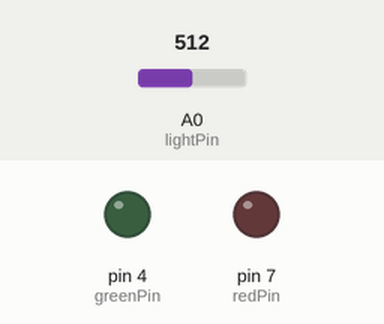
This sketch was run on a simulated Arduino Uno, built with avr-gcc and run on an emulated ATmega328P. Parts: output pins drawn as LEDs (lit = HIGH). The inputs (shaded band) are chosen by the test bench; at power-on: A0 (lightPin) = 512.

Above: at 1.2 s.
1.3 s: A0 (lightPin) set to 886
2.8 s: A0 (lightPin) set to 908
At 3.3 s:
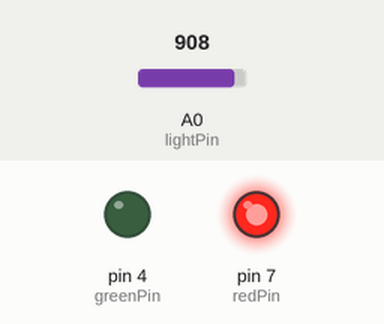
4.3 s: A0 (lightPin) set to 20
At 5.5 s:
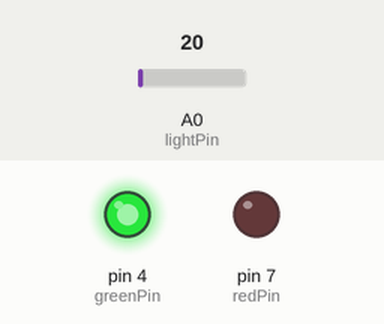
5.8 s: A0 (lightPin) set to 27
7.3 s: A0 (lightPin) set to 35
At 7.9 s:
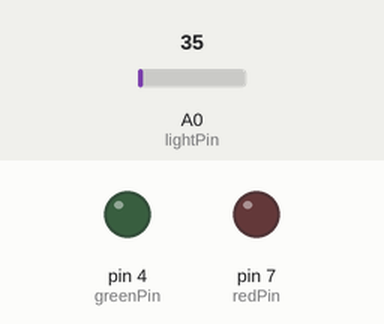
8.8 s: A0 (lightPin) set to 0
At 10.2 s:
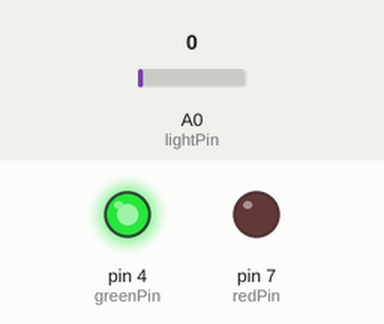
Timing chart, 0 to 11.3 s (numbered marks = the images above; inputs shaded):
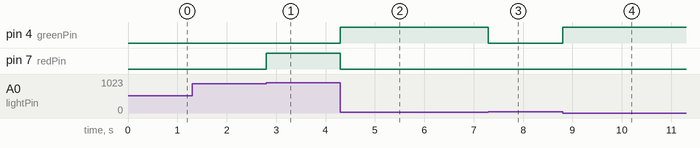

The sketch:

25.PhotoResistorsAndPhotoDetectors.ino
```cpp
// C++ code
// photoreitor ki value is between 0 - 1023
// phototresitor ek ese cheez hai jisme ha ye identify kar sakte ki light on hai ya off
// jaise isko bhhot sari light mele to iski value ho jaegi 1023 or agar andhera to 0

int lightPin = A0;
int lightVal;
int redPin = 7;
int greenPin = 4;
int dt = 250;
void setup()
{
  pinMode(greenPin, OUTPUT);
  pinMode(redPin, OUTPUT);
  pinMode(lightPin, INPUT);
  Serial.begin(9600);
}

void loop()
{
  // jis point pe photo resitor or simple resistor milte us point ko read karke value aayegi
  lightVal = analogRead(lightPin);
  //Serial.println(lightVal);
  //delay(dt);
  // jabh light off hai tabh green jalao
  if (lightVal <= 30){
    digitalWrite(greenPin, HIGH);
    digitalWrite(redPin, LOW);
  }
  // varna red jalao
  else if (lightVal >= 900){
    digitalWrite(greenPin, LOW);
    digitalWrite(redPin, HIGH);
  }
  // or 2no ke bech me value hai to kuch mat jalao
  else{
    digitalWrite(greenPin, LOW);
    digitalWrite(redPin, LOW);
  }
}
```

Measured:
- the behaviour switches between 899 and 900 on A0 (lightPin) (found by bisection; images 0 and 1)
- the behaviour switches between 30 and 31 on A0 (lightPin) (found by bisection; images 2 and 3)
- after the input at 1.3 s, every drawn part: stays the same
- after the input at 2.8 s, pin 7 (redPin): LOW → HIGH at once
- after the input at 4.3 s, pin 4 (greenPin): LOW → HIGH at once; pin 7 (redPin): HIGH → LOW at once
- after the input at 5.8 s, every drawn part: stays the same
- after the input at 7.3 s, pin 4 (greenPin): HIGH → LOW at once
- after the input at 8.8 s, pin 4 (greenPin): LOW → HIGH at once
